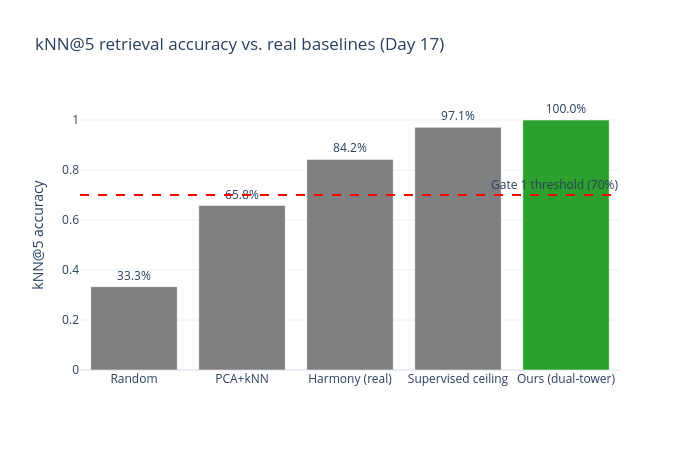

Notebook code for this chart:
### Markdown cell above
## Section 5 — Comparison to baselines

Random = 1/3 (three balanced lineages). PCA+kNN is the no-alignment baseline computed on the
same test features. Harmony is the literature reference (~63%). The contrastive dual-tower
closes the residual domain gap the unaligned baselines cannot.

### Code cell
import plotly.graph_objects as go

# Day 17 replaced the "~63% (literature)" placeholder with real numbers computed
# on this same test data (reports/baselines.json); Harmony now runs for real via
# harmonypy, and a supervised (no-alignment) ceiling is included for context.
baselines_path = ROOT / "reports" / "baselines.json"
b = json.loads(baselines_path.read_text())
names = ["Random", "PCA+kNN", "Harmony (real)", "Supervised ceiling", "Ours (dual-tower)"]
vals = [b["random"], b["pca_knn"], b["harmony_knn"], b["supervised_ceiling"], b["contrastive_knn5"]]
colors = ["#7f7f7f", "#7f7f7f", "#7f7f7f", "#7f7f7f", "#2ca02c"]
fig = go.Figure(go.Bar(x=names, y=vals, marker_color=colors,
                       text=[f"{v * 100:.1f}%" for v in vals], textposition="outside"))
fig.add_hline(y=0.70, line_dash="dash", line_color="red",
              annotation_text="Gate 1 threshold (70%)")
fig.update_layout(title="kNN@5 retrieval accuracy vs. real baselines (Day 17)",
                  yaxis_title="kNN@5 accuracy", yaxis_range=[0, 1.08],
                  template="plotly_white", width=700, height=450)
fig.show()

### Figure 1 — Plotly figure (JSON) as saved in the notebook; plotly's stock layout.template omitted (floating-point values rounded to 4 significant figures)
{"data": [{"marker": {"color": ["#7f7f7f", "#7f7f7f", "#7f7f7f", "#7f7f7f", "#2ca02c"]}, "text": ["33.3%", "65.8%", "84.2%", "97.1%", "100.0%"], "textposition": "outside", "type": "bar", "x": ["Random", "PCA+kNN", "Harmony (real)", "Supervised ceiling", "Ours (dual-tower)"], "y": [0.3333, 0.6579, 0.8421, 0.9705, 1.0]}], "layout": {"annotations": [{"showarrow": false, "text": "Gate 1 threshold (70%)", "x": 1, "xanchor": "right", "xref": "x domain", "y": 0.7, "yanchor": "bottom", "yref": "y"}], "height": 450, "shapes": [{"line": {"color": "red", "dash": "dash"}, "type": "line", "x0": 0, "x1": 1, "xref": "x domain", "y0": 0.7, "y1": 0.7, "yref": "y"}], "title": {"text": "kNN@5 retrieval accuracy vs. real baselines (Day 17)"}, "width": 700, "yaxis": {"range": [0, 1.08], "title": {"text": "kNN@5 accuracy"}}}}
